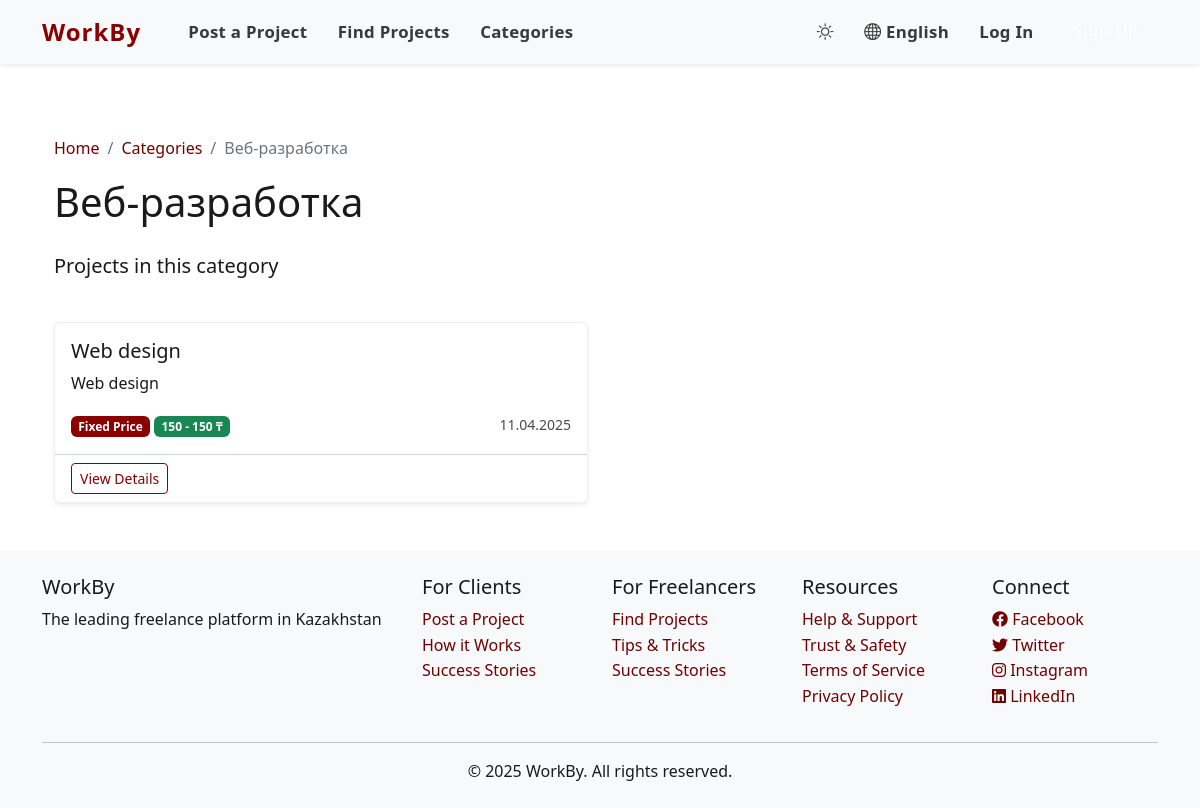
Page /categories/web-development/ on the committed database.
### jobs/models.py (models this page shows, shortened)
class Category(models.Model):
    name = models.CharField(_('Name'), max_length=100)
    slug = models.SlugField(_('Slug'), max_length=100, unique=True)
    description = models.TextField(_('Description'), blank=True)
    class Meta:
        verbose_name = _('Category')
        verbose_name_plural = _('Categories')
        ordering = ['name']

class Project(models.Model):
    STATUS_CHOICES = (
        ('draft', _('Draft')),
        ('open', _('Open')),
        ('in_progress', _('In Progress')),
        ('completed', _('Completed')),
        ('cancelled', _('Cancelled')),
    )
    BUDGET_TYPE_CHOICES = (
        ('fixed', _('Fixed Price')),
        ('hourly', _('Hourly Rate')),
    )
    title = models.CharField(_('Title'), max_length=200)
    description = models.TextField(_('Description'))
    client = models.ForeignKey(
        settings.AUTH_USER_MODEL,
        on_delete=models.CASCADE,
        related_name='client_projects'
    )
    category = models.ForeignKey(
        Category,
        on_delete=models.CASCADE,
        related_name='projects'
    )
    tags = models.ManyToManyField(
        Tag,
        blank=True,
        related_name='projects'
    )
    budget_type = models.CharField(
        _('Budget Type'),
        max_length=10,
        choices=BUDGET_TYPE_CHOICES
    )
    budget_min = models.DecimalField(
        _('Minimum Budget'),
        max_digits=10,
        decimal_places=2
    )
    budget_max = models.DecimalField(
        _('Maximum Budget'),
        max_digits=10,
        decimal_places=2
    )
    deadline = models.DateTimeField(_('Deadline'), null=True, blank=True)
    status = models.CharField(
        _('Status'),
        max_length=20,
        choices=STATUS_CHOICES,
        default='draft'
    )
    created_at = models.DateTimeField(_('Created At'), auto_now_add=True)
    updated_at = models.DateTimeField(_('Updated At'), auto_now=True)
    location_required = models.CharField(_('Location Required'), max_length=100, blank=True)
    is_remote = models.BooleanField(_('Remote Job'), default=True)
    experience_required = models.CharField(_('Experience Required'), max_length=100, blank=True)
    is_private = models.BooleanField(_('Private Project'), default=False, help_text=_('Private projects are only visible to invited freelancers'))
    class Meta:
        verbose_name = _('Project')
        verbose_name_plural = _('Projects')
        ordering = ['-created_at']

### jobs/views.py (the view)
# urls.py: path('categories/<slug:slug>/', views.category_detail_view, name='category_detail'),
def category_detail_view(request, slug):
    category = get_object_or_404(Category, slug=slug)
    projects = Project.objects.filter(category=category, status='open')
    context = {
        'category': category,
        'projects': projects,
    }
    return render(request, 'jobs/category_detail.html', context)

### templates/jobs/category_detail.html (shortened to what this page needs)
{% extends 'base.html' %}
{% load i18n %}
{% load static %}
{% block content %}
<div class="container mt-5">
    <div class="row">
        <div class="col-lg-12">
            <nav aria-label="breadcrumb">
                <ol class="breadcrumb">
                    <li class="breadcrumb-item"><a href="{% url 'jobs:home' %}">{% trans "Home" %}</a></li>
                    <li class="breadcrumb-item"><a href="{% url 'jobs:category_list' %}">{% trans "Categories" %}</a></li>
                    <li class="breadcrumb-item active" aria-current="page">{{ category.name }}</li>
                </ol>
            </nav>
            <h1 class="mb-4">{{ category.name }}</h1>
            <p class="lead">{% trans "Projects in this category" %}</p>
        </div>
    </div>
    <div class="row mt-4">
        {% for project in projects %}
        <div class="col-md-6 mb-4">
            <div class="card h-100 shadow-sm">
                <div class="card-body">
                    <h5 class="card-title">{{ project.title }}</h5>
                    <p class="card-text">{{ project.description|truncatewords:20 }}</p>
                    <div class="d-flex justify-content-between align-items-center">
                        <div>
                            <span class="badge bg-primary">{{ project.get_budget_type_display }}</span>
                            <span class="badge bg-success">{{ project.budget_min|floatformat:0 }} - {{ project.budget_max|floatformat:0 }} ₸</span>
                        </div>
                        <small class="text-muted">{{ project.created_at|date:"d.m.Y" }}</small>
                    </div>
                </div>
                <div class="card-footer bg-transparent">
                    <a href="{% url 'jobs:project_detail' project.id %}" class="btn btn-outline-primary btn-sm">{% trans "View Details" %}</a>
                </div>
            </div>
        </div>
        {% empty %}
        <div class="col-12">
            <div class="alert alert-info">
                {% trans "No projects found in this category." %}
            </div>
        </div>
        {% endfor %}
    </div>
</div>
{% endblock %}

### static/css/style.css (style rules this page uses)
:root { --primary-color: #8B0000; --secondary-color: #6c757d; --background-color: #FFFFFF; --text-color: #1A1A1A; --danger-color: #dc3545; --warning-color: #ffc107; --info-color: #17a2b8; --success-color: #28a745; }
body { font-family: 'Segoe UI', Tahoma, Geneva, Verdana, sans-serif; line-height: 1.6; color: var(--text-color); background-color: var(--background-color); min-height: 100vh; display: flex; flex-direction: column; }
.btn-outline-primary { color: var(--primary-color) !important; border-color: var(--primary-color) !important; }
body { display: flex; flex-direction: column; min-height: 100vh; }
.card { transition: all 0.3s ease; border-color: #eee; }
.badge { font-weight: 600; padding: 0.4em 0.6em; }
a { color: #700000; text-decoration: none; transition: color 0.3s ease, transform 0.2s ease; }
.bg-primary { background-color: var(--primary-color) !important; }
.text-muted { color: #4a4a4a !important; }
.bg-danger, .bg-primary { background-color: var(--primary-color) !important; }

### rows in the picture
Category: name "Веб-разработка"
Project: title "Web design", description "Web design", budget_type "Fixed Price", budget_min "150", budget_max "150", created_at "11.04.2025"

### other values in the picture
{{ current_lang.name_local }} "English"
